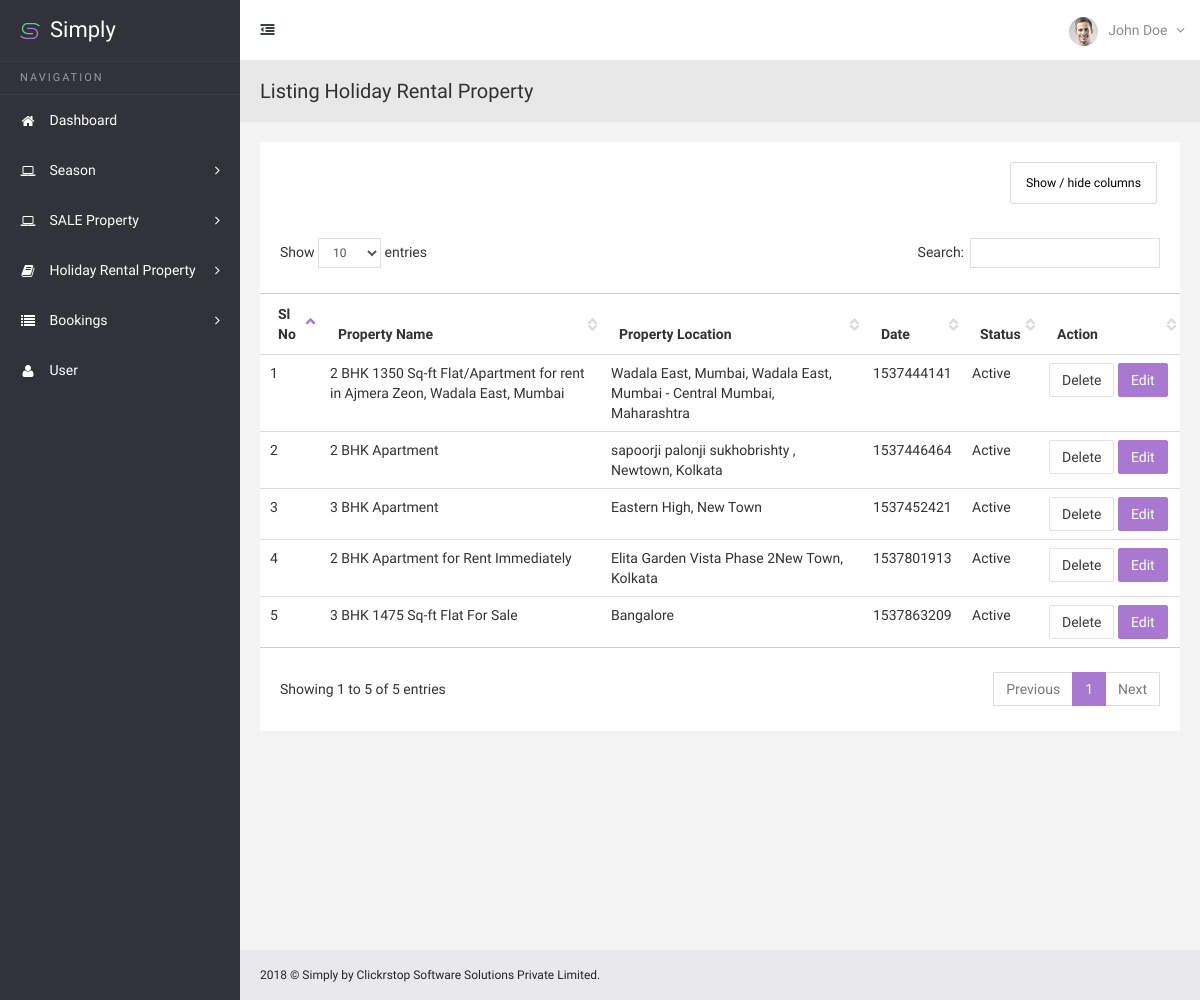
/Simply-Perigord/admin/index.php/listing_holiday_rental, run on the app's committed database.
### tables this page shows
CREATE TABLE IF NOT EXISTS `holiday_rental` (
  `holiday_rental_id` int(255) NOT NULL AUTO_INCREMENT,
  `property_type` varchar(255) NOT NULL,
  `name` varchar(255) NOT NULL,
  `location` varchar(255) NOT NULL,
  `size` varchar(255) NOT NULL,
  `season` varchar(255) NOT NULL,
  `price` varchar(255) NOT NULL,
  `max_guest` varchar(255) NOT NULL,
  `booking_start_date` varchar(255) NOT NULL,
  `booking_end_date` varchar(255) NOT NULL,
  `guest_number` varchar(255) NOT NULL,
  `bedrooms` varchar(255) NOT NULL,
  `bathrooms` varchar(255) NOT NULL,
  `washer` varchar(255) NOT NULL,
  `television` varchar(255) NOT NULL,
  `aircon` varchar(255) NOT NULL,
  `wifi` varchar(255) NOT NULL,
  `bbq` varchar(255) NOT NULL,
  `private_pool` varchar(255) NOT NULL,
  `private_parking` varchar(255) NOT NULL,
  `private_garden` varchar(255) NOT NULL,
  `pet_allowed` varchar(255) NOT NULL,
  `family_friendly` varchar(255) NOT NULL,
  `village_house` varchar(255) NOT NULL,
  `rural_setting` varchar(255) NOT NULL,
  `romantic_for_two` varchar(255) NOT NULL,
  `cosy_cottage` varchar(255) NOT NULL,
  `booked_date` varchar(255) NOT NULL,
  `status` varchar(255) NOT NULL,
  `location_country` varchar(255) NOT NULL,
  `tags` longtext NOT NULL,
  PRIMARY KEY (`holiday_rental_id`)
);

### Simply-Perigord/admin/application/controllers/Listing_holiday_rental.php (called while the page is built, shortened)
<?php
class Listing_holiday_rental extends CI_Controller {
	public function index()
	{
		$this->load->model('listing_holiday_rental_m');
		$data['get_all_rental_property'] = $this->listing_holiday_rental_m->fetch_rental_property();
		$this->load->view('listing_holiday_rental',$data);
	}
}

### Simply-Perigord/admin/index.php (called while the page is built, shortened)
<?php
require_once BASEPATH.'core/CodeIgniter.php';

### Simply-Perigord/admin/application/models/Listing_holiday_rental_m.php (called while the page is built, shortened)
<?php
class Listing_holiday_rental_m extends CI_Model {
	public function fetch_rental_property()
	{
		$this->db->select('*');
		$this->db->from('holiday_rental');
		$this->db->where('property_type', 'rental');
		$query = $this->db->get();
		return $query->result();
	}
}

### Simply-Perigord/admin/application/views/listing_holiday_rental.php (the view, shortened to what this page needs)
<!DOCTYPE html>
<html lang="en">
<head>
    <link href="css/jquery.dataTables.css" rel="stylesheet">
    <link href="css/dataTables.tableTools.css" rel="stylesheet">
    <link href="css/dataTables.colVis.min.css" rel="stylesheet">
    <link href="css/dataTables.responsive.css" rel="stylesheet">
    <link href="css/dataTables.scroller.css" rel="stylesheet">
</head>
<body class="sticky-header">
    <section>
        <div class="body-content" style="min-height: 1000px;">
            <div class="page-head">
                <h3 class="m-b-less">
                    Listing Holiday Rental Property
                </h3>
            </div>
            <div class="wrapper">
                <div class="row">
                    <div class="col-sm-12">
                        <section class="panel">
                            <div class="table-responsive">
                                <table class="table colvis-data-table data-table">
                                    <thead>
                                    <tr>
                                        <th>Sl No</th>
                                        <th>Property Name</th>
                                        <th>Property Location</th>
                                        <th>Date</th>
                                        <th>Status</th>
                                        <th width="105px;">Action</th>
                                    </tr>
                                    </thead>
                                    <tbody>
                                    <?php
                                        $i = 1;
                                        foreach($get_all_rental_property AS $fetch_each_property){
                                    ?>
                                    <tr>
                                        <td><?php echo $i;?></td>
                                        <td><?php echo $fetch_each_property->name;?></td>
                                        <td><?php echo $fetch_each_property->location;?></td>
                                        <td><?php echo $fetch_each_property->booked_date;?></td>
                                        <td><?php
                                            if($fetch_each_property->status == '1'){
                                                echo "Active";
                                            }else{
                                                echo "Inactive";
                                            }
                                        ?></td>
                                        <td>
                                            <a href="<?php echo base_url('listing_holiday_rental/delete_rental_id/');?><?php echo $fetch_each_property->holiday_rental_id?>" class="btn btn-default">Delete</a>
                                            <a href="<?php echo base_url('edit_holiday_rental/');?><?php echo $fetch_each_property->holiday_rental_id?>" class="btn btn-primary">Edit</a>
                                        </td>
                                    </tr>
                                    <?php
                                        $i++;
                                        }
                                    ?>
                                    </tbody>
                                </table>
                            </div>
                        </section>
                    </div>
                </div>
            </div>
        </div>
    </section>
</body>
</html>

### Simply-Perigord/admin/css/default-theme.css (style rules this page uses)
body, .dark-logo-bg { background: #32323a; }

### data on the page
holiday_rental: name "2 BHK 1350 Sq-ft Flat/Apartment for rent in Ajmera Zeon, Wadala East, Mumbai", location "Wadala East, Mumbai, Wadala East, Mumbai - Central Mumbai, Maharashtra", booked_date "1537444141", status "Active"
holiday_rental: name "2 BHK Apartment", location "sapoorji palonji sukhobrishty , Newtown, Kolkata", booked_date "1537446464", status "Active"
holiday_rental: name "3 BHK Apartment", location "Eastern High, New Town", booked_date "1537452421", status "Active"
holiday_rental: name "2 BHK Apartment for Rent Immediately", location "Elita Garden Vista Phase 2New Town, Kolkata", booked_date "1537801913", status "Active"
holiday_rental: name "3 BHK 1475 Sq-ft Flat For Sale", location "Bangalore", booked_date "1537863209", status "Active"
